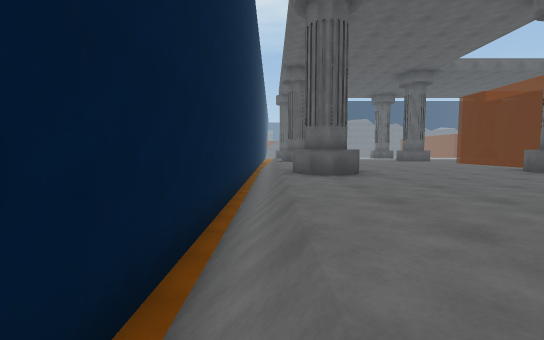
view 1 (above)

17 first-person views from a walk through a scene from a Unity 3-D project. The camera is 1.3 m above the floor, tilts 4° down and sees 90° across. The floor is counted in squares, 2 m on a side. Each view is taken from the middle of a square. On the plan, view 1 faces up. The plan holds only what a view shows up to about 9 squares ahead; the rest is blank. The place goes on beyond the plan. The player character is not drawn. Some animated figures are not drawn.

view 2
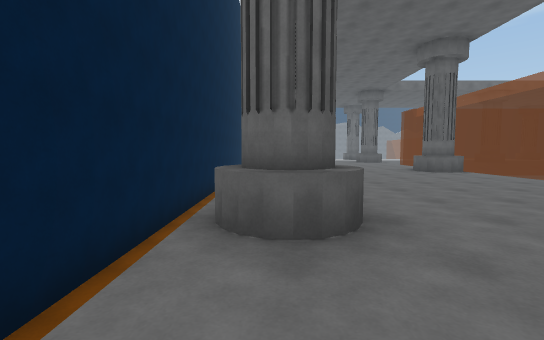

view 3
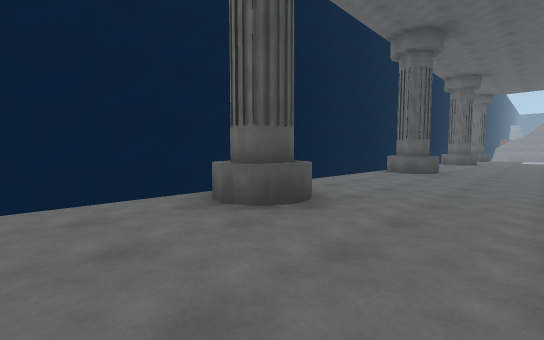

view 4
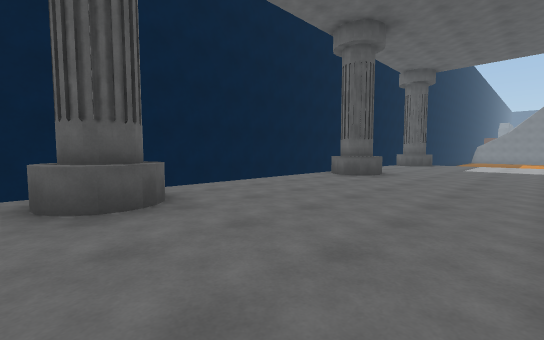

view 5
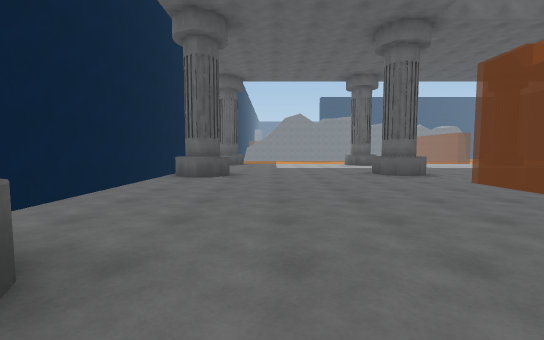

view 6
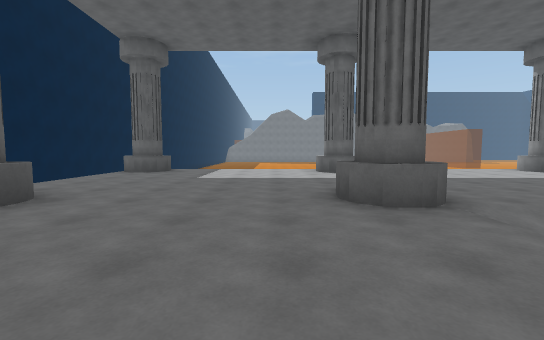

view 7
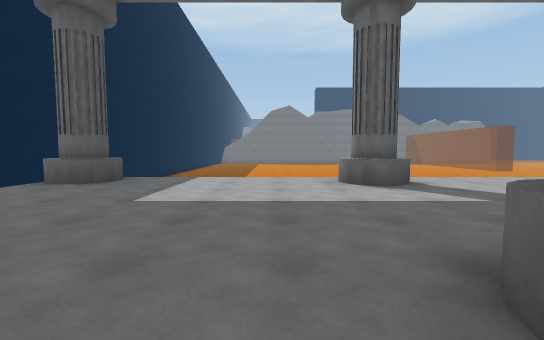

view 8
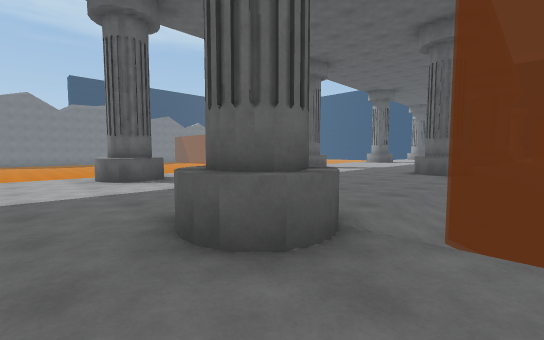

view 9
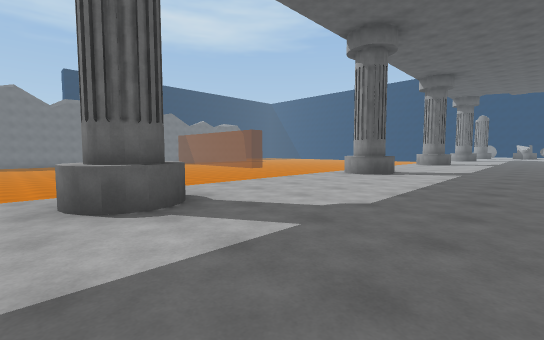

view 10
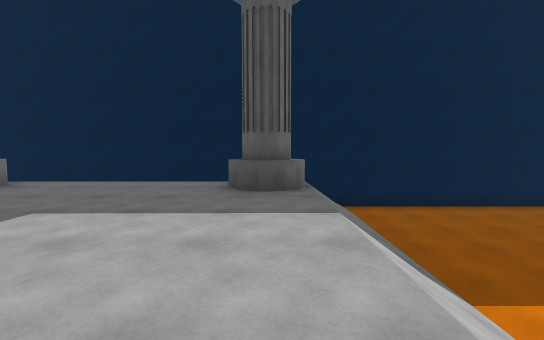

view 11
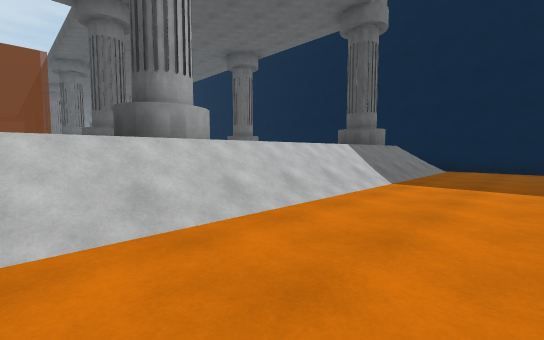

view 12
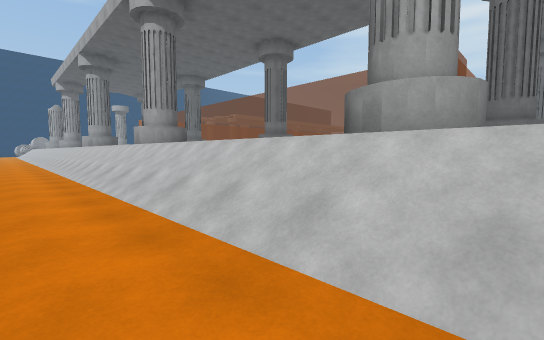

view 13
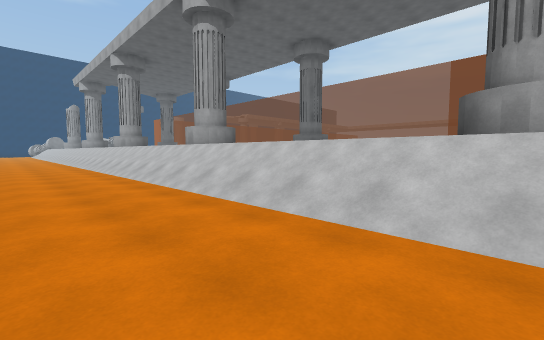

view 14
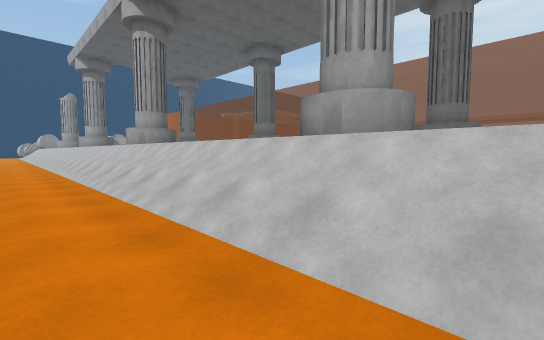

view 15
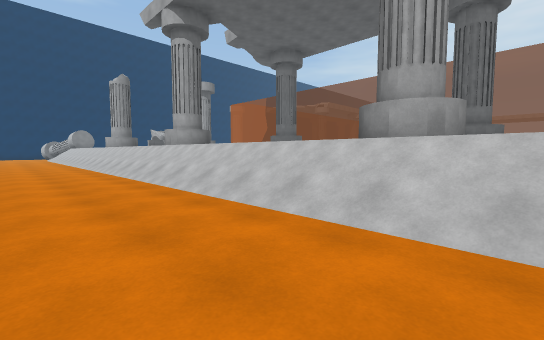

view 16
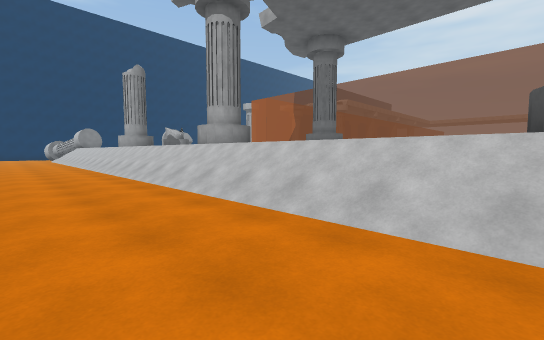

view 17
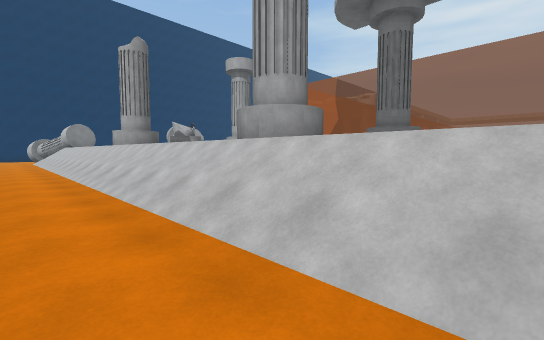

### Floor plan
Key: @ floor where view 1 was taken; # wall or solid block; . main floor; - floor 1.5 m lower than the main floor; / step, stairs or slope.
Columns run from 1 left of view 1 to 33 right of it. Each row starts with its distance up from view 1.
 22 #----------------------------------
 21 #----------------------------------
 20 #//////////////////////////////////
 19 #//////////////////////////////////
 18 # #.....#...../#     ##     #
 17 #/......#......#.    #      #
 16 #/................
 15 #/.................
 14 #/.................
 13 #/#....##...../#
 12 #/#.....#///////
 11 #/....../
 10 #/....../
  9 #/....../
  8 #/....../
  7 #/....../
  6 #/#....##
  5 #/.......
  4 #/.......
  3 #/.......
  2 #/......
  1 #/.....
  0 #@#...
 -1 #/#...
 -2 #/....
 -3 #/....

Positions as (right, up) in squares from view 1, and headings:
1: (0, 0), facing up
2: (1, -3), facing up
3: (4, -3), facing up-left
4: (5, 5), facing up-left
5: (3, 5), facing up
6: (5, 9), facing up
7: (5, 12), facing up
8: (5, 11), facing up-right
9: (6, 14), facing up-right
10: (6, 18), facing left
11: (9, 22), facing down-left
12: (6, 21), facing down-right
13: (7, 22), facing down-right
14: (12, 21), facing down-right
15: (19, 22), facing down-right
16: (21, 22), facing down-right
17: (24, 21), facing down-right
